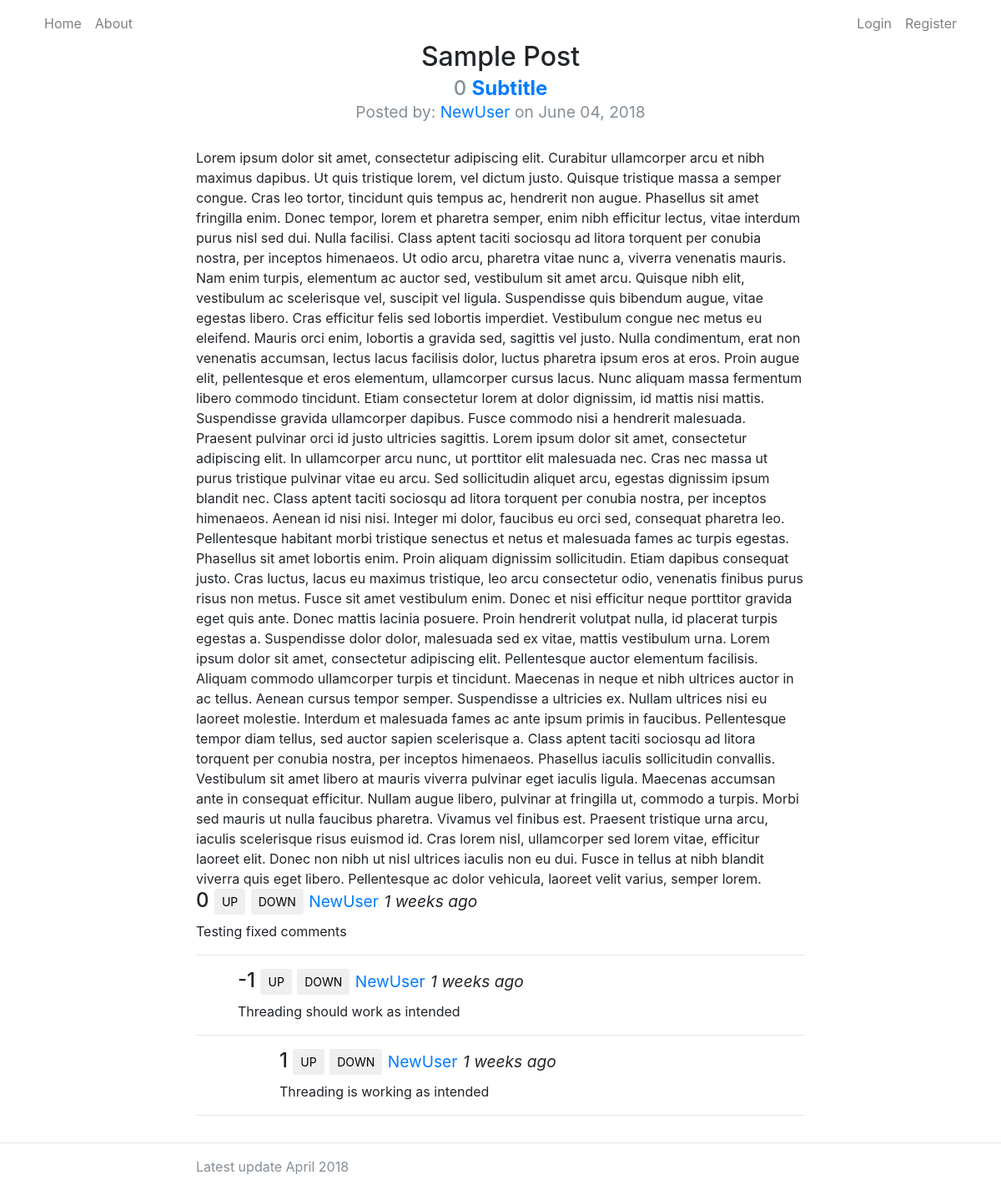
/post/1, run on the app's committed database.
### dbModels.py (models this page shows, shortened)
class Blogpost(db.Model):
    id = db.Column(db.Integer, primary_key=True)
    title = db.Column(db.String(50))
    topic = db.Column(db.String(50))
    author = db.Column(db.String(20))
    date_posted = db.Column(db.DateTime)
    content = db.Column(db.Text)
    def getComments(self):
        return Comments.query.filter_by(post = self.id).filter_by(parent=-1).order_by(Comments.date_posted.desc()).all()
    def getPoints(self):
        points = db.session.query(Points.score).\
        filter_by(post_id = self.id).all()
        if not points:
            return 0
        points = sum(item[0] for item in points)
        return points

class Comments(db.Model):
    id = db.Column(db.Integer, primary_key=True)
    post = db.Column(db.Integer)
    parent = db.Column(db.Integer)
    author = db.Column(db.String(20))
    date_posted = db.Column(db.DateTime)
    content = db.Column(db.Text)
    def timeFormat(self):
        currently = datetime.now()
        difference = currently - self.date_posted
        seconds = difference.seconds
        days = difference.days
        if days == 0:
            if seconds < 60:
                return f"{seconds} seconds ago"
            if seconds < 120:
                return "1 minute ago"
            if seconds < 3600:
                return f"{int(seconds/60)} minutes ago"
            if seconds < 7200:
                return "1 hour ago"
            if seconds < 86400:
                return f"{int(seconds/3600)} hours ago"
        else:
            if days == 1:
                return "Yesterday"
            if days < 7:
                return f"{days} days ago"
            if days < 30:
                return f"{int(days/7)} weeks ago"
            if days < 365:
                return f"{int(days/30)} months ago"
        return f"{days/365} years ago"
    def getComments(self):
        return Comments.query.filter_by(parent = self.id)\
        .order_by(Comments.date_posted.desc()).all()
    def getPoints(self):
        points = db.session.query(Points.score).\
        filter_by(comment_id = self.id).all()
        if not points:
            return 0
        points = sum(item[0] for item in points)
        return points

### routing.py (the view, shortened to what this page needs)
@app.route('/post/<int:post_id>', methods=['GET', 'POST'])
def post(post_id):
    form = CommentForm()
    post = Blogpost.query.filter_by(id=post_id).one()
    comments = post.getComments()
    return render_template('post.html', post=post, comments=comments, form=form, replyForm=form)

### templates/post.html (shortened to what this page needs)
{% extends 'base.html' %}
{% block content %}
<h2 id="pageTitle">
  {{ post.title }}
</h2>
<h4 id="pageTitle" class="text-muted">
  {{post.getPoints()}}
  <a href="{{ url_for('topic', topic = post.topic) }}"><strong> {{ post.topic }} </strong></a>
  <br>
  <small> Posted by:
    <a href="{{ url_for('profile', username = post.author) }}">{{ post.author }}</a>
    on {{ post.date_posted.strftime('%B %d, %Y') }} </small>
</h4>
<div class="container">
  <div class="row">
    <div class="col-lg-8 col-md-10 mx-auto" id="postContent">
      {{ post.content }}
    </div>
    <br>
  </div>
</div>
<div class="container">
  <div class="row">
    <div class="col-lg-8 col-md-10 mx-auto">
    {% for comment in post.getComments() recursive %}
          <div class="reply" style="margin-left: {{ (loop.depth-1) * 50 }}px">
            <h4 class="post-title">
              {{ comment.getPoints() }}
              <button class="btn btn-sm" id="{{comment.id}}up" onclick='newScore(1, {{ comment.id }}, null)'>UP</button>
              <button class="btn btn-sm" id="{{comment.id}}down" onclick='newScore(-1, {{ comment.id }}, null)'>DOWN</button>
              <a href="{{ url_for('profile', username = comment.author) }}"><small>{{ comment.author }}</small></a>
              <small><i>{{ comment.timeFormat() }}</i></small>
            </h4>
            <p class="post-meta"> {{ comment.content }} </p>
          </div>
          <hr>
          {% if comment.getComments() %}
            {{ loop(comment.getComments()) }}
          {% endif %}
    {% endfor %}
    </div>
  </div>
</div>
{% endblock %}

### static/stylesheet.css (style rules this page uses)
body { margin-top: 50px; }
.reply { margin-left: inherit; }
#pageTitle { text-align: center; }
#postContent { width: 60%; margin-left: 20%; margin-top: 2%; }

### data on the page
Blogpost: title "Sample Post", topic "Subtitle", author "NewUser", date_posted "June 04, 2018", content "Lorem ipsum dolor sit amet, consectetur adipiscing elit. Curabitur ullamcorper arcu et nibh maximus dapibus. Ut quis tristique lorem, vel dictum justo. Quisque tristique massa a semper congue. Cras leo tortor, tincidunt quis tempus ac, hendrerit non augue. Phasellus sit amet fringilla enim. Donec tempor, lorem et pharetra semper, enim nibh efficitur lectus, vitae interdum purus nisl sed dui. Nulla facilisi. Class aptent taciti sociosqu ad litora torquent per conubia nostra, per inceptos himenaeos. Ut odio arcu, pharetra vitae nunc a, viverra venenatis mauris. Nam enim turpis, elementum ac auctor sed, vestibulum sit amet arcu. Quisque nibh elit, vestibulum ac scelerisque vel, suscipit vel…"
Comments: getPoints "0", author "NewUser", timeFormat "1 weeks ago", content "Testing fixed comments"
Comments: getPoints "-1", author "NewUser", timeFormat "1 weeks ago", content "Threading should work as intended"
Comments: getPoints "1", author "NewUser", timeFormat "1 weeks ago", content "Threading is working as intended"

### other printed values
{{ post.getPoints() }} "0"
